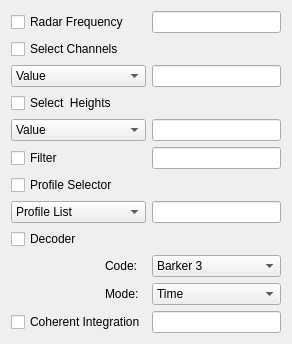
            <widget class="QWidget" name="tabopVoltage">
             <attribute name="title">
              <string>Operation</string>
             </attribute>
             <layout class="QGridLayout" name="gridLayout">
              <item row="4" column="4">
               <widget class="QLineEdit" name="volOpHeights"/>
              </item>
              <item row="4" column="0" colspan="3">
               <widget class="QComboBox" name="volOpComHeights">
                <item>
                 <property name="text">
                  <string>Value</string>
                 </property>
                </item>
                <item>
                 <property name="text">
                  <string>Index</string>
                 </property>
                </item>
               </widget>
              </item>
              <item row="2" column="0" colspan="3">
               <widget class="QComboBox" name="volOpComChannels">
                <item>
                 <property name="text">
                  <string>Value</string>
                 </property>
                </item>
                <item>
                 <property name="text">
                  <string>Index</string>
                 </property>
                </item>
               </widget>
              </item>
              <item row="6" column="0" colspan="3">
               <widget class="QCheckBox" name="volOpCebProfile">
                <property name="text">
                 <string>Profile Selector</string>
                </property>
               </widget>
              </item>
              <item row="7" column="0" colspan="3">
               <widget class="QComboBox" name="volOpComProfile">
                <item>
                 <property name="text">
                  <string>Profile List</string>
                 </property>
                </item>
                <item>
                 <property name="text">
                  <string>Profile Range List</string>
                 </property>
                </item>
               </widget>
              </item>
              <item row="8" column="0" colspan="3">
               <widget class="QCheckBox" name="volOpCebDecodification">
                <property name="text">
                 <string>Decoder</string>
                </property>
               </widget>
              </item>
              <item row="11" column="0" colspan="3">
               <widget class="QCheckBox" name="volOpCebCohInt">
                <property name="text">
                 <string>Coherent Integration</string>
                </property>
               </widget>
              </item>
              <item row="7" column="4">
               <widget class="QLineEdit" name="volOpProfile"/>
              </item>
              <item row="5" column="4">
               <widget class="QLineEdit" name="volOpFilter"/>
              </item>
              <item row="6" column="4">
               <spacer name="horizontalSpacer_4">
                <property name="orientation">
                 <enum>Qt::Horizontal</enum>
                </property>
                <property name="sizeHint" stdset="0">
                 <size>
                  <width>40</width>
                  <height>20</height>
                 </size>
                </property>
               </spacer>
              </item>
              <item row="8" column="4">
               <spacer name="horizontalSpacer_6">
                <property name="orientation">
                 <enum>Qt::Horizontal</enum>
                </property>
                <property name="sizeHint" stdset="0">
                 <size>
                  <width>40</width>
                  <height>20</height>
                 </size>
                </property>
               </spacer>
              </item>
              <item row="3" column="4">
               <spacer name="horizontalSpacer_5">
                <property name="orientation">
                 <enum>Qt::Horizontal</enum>
                </property>
                <property name="sizeHint" stdset="0">
                 <size>
                  <width>40</width>
                  <height>20</height>
                 </size>
                </property>
               </spacer>
              </item>
              <item row="2" column="4">
               <widget class="QLineEdit" name="volOpChannel"/>
              </item>
              <item row="9" column="2">
               <widget class="QLabel" name="label_4">
                <property name="text">
                 <string>Code:</string>
                </property>
               </widget>
              </item>
              <item row="1" column="0" colspan="3">
               <widget class="QCheckBox" name="volOpCebChannels">
                <property name="text">
                 <string>Select Channels</string>
                </property>
               </widget>
              </item>
              <item row="3" column="0" colspan="3">
               <widget class="QCheckBox" name="volOpCebHeights">
                <property name="text">
                 <string>Select  Heights</string>
                </property>
               </widget>
              </item>
              <item row="5" column="0" colspan="3">
               <widget class="QCheckBox" name="volOpCebFilter">
                <property name="text">
                 <string>Filter</string>
                </property>
               </widget>
              </item>
              <item row="0" column="4">
               <widget class="QLineEdit" name="volOpRadarfrequency"/>
              </item>
              <item row="0" column="0" colspan="3">
               <widget class="QCheckBox" name="volOpCebRadarfrequency">
                <property name="text">
                 <string>Radar Frequency</string>
                </property>
               </widget>
              </item>
              <item row="10" column="2">
               <widget class="QLabel" name="label_5">
                <property name="text">
                 <string>Mode:</string>
                </property>
               </widget>
              </item>
              <item row="1" column="4">
               <spacer name="horizontalSpacer_3">
                <property name="orientation">
                 <enum>Qt::Horizontal</enum>
                </property>
                <property name="sizeHint" stdset="0">
                 <size>
                  <width>40</width>
                  <height>20</height>
                 </size>
                </property>
               </spacer>
              </item>
              <item row="11" column="4">
               <widget class="QLineEdit" name="volOpCohInt"/>
              </item>
              <item row="9" column="4">
               <widget class="QComboBox" name="volOpComCode">
                <item>
                 <property name="text">
                  <string>Barker 3</string>
                 </property>
                </item>
                <item>
                 <property name="text">
                  <string>Barker 4</string>
                 </property>
                </item>
                <item>
                 <property name="text">
                  <string>Barker 5</string>
                 </property>
                </item>
                <item>
                 <property name="text">
                  <string>Barker 7</string>
                 </property>
                </item>
                <item>
                 <property name="text">
                  <string>Barker 11</string>
                 </property>
                </item>
                <item>
                 <property name="text">
                  <string>Barker 13</string>
                 </property>
                </item>
                <item>
                 <property name="text">
                  <string>Barker 3 +  Comp.</string>
                 </property>
                </item>
                <item>
                 <property name="text">
                  <string>Barker 4 +  Comp.</string>
                 </property>
                </item>
                <item>
                 <property name="text">
                  <string>Barker 5 +  Comp.</string>
                 </property>
                </item>
                <item>
                 <property name="text">
                  <string>Barker 7 +  Comp.</string>
                 </property>
                </item>
                <item>
                 <property name="text">
                  <string>Barker 11+ Comp.</string>
                 </property>
                </item>
                <item>
                 <property name="text">
                  <string>Barker 13+ Comp.</string>
                 </property>
                </item>
                <item>
                 <property name="text">
                  <string>None</string>
                 </property>
                </item>
               </widget>
              </item>
              <item row="10" column="4">
               <widget class="QComboBox" name="volOpComMode">
                <item>
                 <property name="text">
                  <string>Time</string>
                 </property>
                </item>
                <item>
                 <property name="text">
                  <string>Freq 1</string>
                 </property>
                </item>
               </widget>
              </item>
             </layout>
            </widget>
